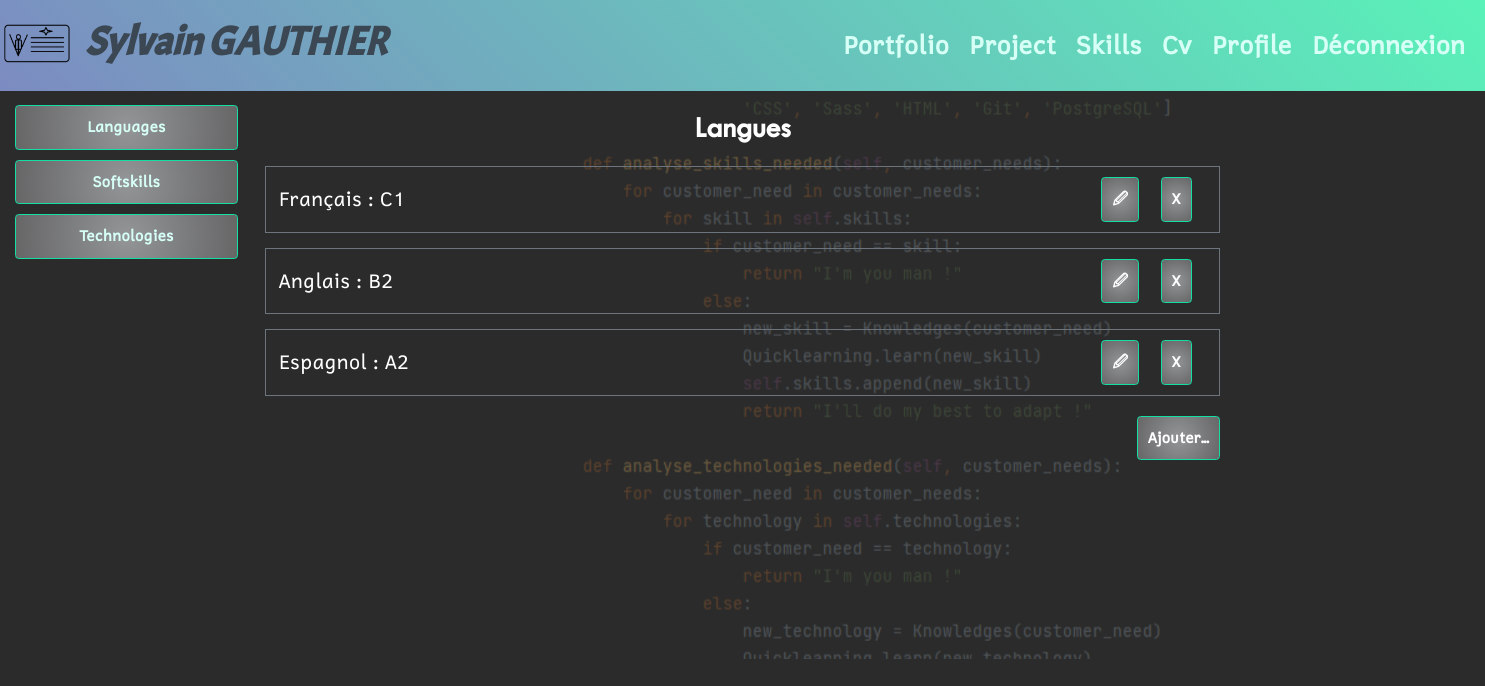
The app's page /skill/language/ (signed in) with its own data.
### users/models/customuser.py (models this page shows, shortened)
class CustomUser(AbstractUser):
    first_name = models.CharField(
        max_length=25,
        verbose_name='First name',
        blank=True
    )
    last_name = models.CharField(
        max_length=25,
        verbose_name='Last name'
    )
    email = models.EmailField(
        max_length=100,
        verbose_name='Email',
        unique=True
    )
    phone_number_regex = RegexValidator(
        regex='(0|\\+33|0033)[1-9][0-9]{8}'
    )
    phone = models.CharField(
        max_length=20,
        verbose_name='Phone',
        blank=True,
        validators=[phone_number_regex]
    )
    mobile = models.CharField(
        max_length=20,
        verbose_name='Mobile',
        blank=True,
        validators=[phone_number_regex]
    )
    birth_date = models.DateField(
        blank=True,
        null=True
    )
    number = models.PositiveIntegerField(
        validators=[MaxValueValidator(9999)],
        blank=True,
        null=True,
        verbose_name='Street number'
    )
    street = models.CharField(
        max_length=100,
        blank=True,
        null=True,
        verbose_name='Street name'
    )
    city = models.CharField(
        max_length=64,
        blank=True,
        null=True,
        verbose_name='City'
    )
    state = models.CharField(
        max_length=2,
        validators=[MinLengthValidator(2)],
        blank=True,
        null=True,
        verbose_name='State'
    )
    zip_code = models.PositiveIntegerField(
        validators=[MaxValueValidator(99999)],
        blank=True,
        null=True,
        verbose_name='Zip code'
    )
    country = CountryField(
        blank_label="(select country)",
        blank=True,
        null=True,
        verbose_name='Country'
    )
    linkedin_url = models.URLField(
        max_length=200,
        blank=True,
        null=True
    )
    git_url = models.URLField(
        max_length=200,
        blank=True,
        null=True
    )
    profile_photo = models.ImageField(
        verbose_name='photo de profile',
        default='default_profile.png'
    )
    guest_access_code = models.CharField(
        max_length=20,
        blank=True,
        null=True,
        verbose_name='Guest Access Code'
    )
    guest_access_code_set_at = models.DateTimeField(
        blank=True,
        null=True,
        verbose_name='Guest Access Code Set At'
    )
    IMAGE_MAX_SIZE = (215, 215)

### skill/models/language.py (models this page shows, shortened)
class Language(models.Model):
    title = models.CharField(
        verbose_name='language',
        max_length=40,
        blank=False,
        null=False
    )
    level = models.CharField(
        verbose_name='level',
        max_length=2,
        choices=LEVEL,
        default='A1'
    )
    user = models.ForeignKey(settings.AUTH_USER_MODEL,
                             null=True,
                             on_delete=models.CASCADE)

### skill/views/language_views.py (the view)
# urls.py: path('', cv_views.index, name='cv_home'),
@login_required
def index(request):
    languages = Language.objects.filter(
        Q(user=request.user)
    )
    return render(request,
                  'skill/languages_index.html',
                  context={'languages': languages}
                  )

### skill/templates/skill/languages_index.html
{% extends 'index.html' %}
{% block sidebar %}
    {% include 'skill/partials/skills_menu_snippet.html' %}
{% endblock sidebar %}
{% block content %}
    <div class="text-center">
        <h2>Langues</h2>
    </div>
    {% for instance in languages %}
        <div class="ticket border border-secondary m-4 p-2 row">
            <div class="align-self-center col-sm-6">
                {% include 'skill/partials/language_snippet.html' with language=instance %}
            </div>
            <div class="text-end col-sm-6">
                <a class="btn btn-secondary mt-2 mb-2 me-4" href="{% url 'skill:edit_language' instance.id %}">
                    🖉
                </a>
                <a class="btn btn-secondary mt-2 mb-2 me-4" href="{% url 'skill:delete_language' instance.id %}">
                    X
                </a>
            </div>
        </div>
    {% endfor %}
    <div class="text-end">
        <a class="btn btn-secondary mt-2 mb-2 me-4" href="{% url 'skill:create_language' %}">
            Ajouter...
        </a>
    </div>
{% endblock content %}

### templates/index.html (shortened to what this page needs)
<!DOCTYPE html>
{% load static %}
<html lang="fr">
<head>
    <link rel="stylesheet" href="{% static 'css/bootstrap.css' %}">
    <link rel="stylesheet" href="{% static 'css/style.css' %}">
    <link rel="stylesheet" type="text/css" href="{% static 'css/cv_printing.css' %}" media="print">
</head>
<body>
    {% if not access_code %}
    <header class="fixed-content">
        <nav class="navbar navbar-expand-sm">
            <a class="navbar-brand" href="{% url 'index' %}">
                <img src="{% static 'img/VcardOnline_logo.png' %}">
            </a>
        {% if user.is_authenticated %}
                <h1 class="header__logo">
                    {{ user.first_name }} {{ user.last_name }}
                </h1>
        {% else %}
                <h1 class="header__logo">
                    VP Card Online
                </h1>
        {% endif %}
            <div class="collapse navbar-collapse" id="navbarSupportedContent">
                <ul class="navbar-nav ms-auto mx-4">
                {% if user.is_authenticated %}
                    <li class="nav-item nav__link"> <a class="nav-link" href="{% url 'portfolio:portfolio_home' %}">Portfolio</a> </li>
                    <li class="nav-item nav__link"> <a class="nav-link" href="{% url 'project:project_home' %}">Project</a> </li>
                    <li class="nav-item nav__link"> <a class="nav-link" href="{% url 'skill:skill_home' %}">Skills</a> </li>
                    <li class="nav-item nav__link"> <a class="nav-link" href="{% url 'cv:cv_home' %}">Cv</a> </li>
                    <li class="nav-item nav__link"> <a class="nav-link" href="{% url 'users:profile_home' %}">Profile</a> </li>
                    <li class="nav-item nav__link"> <a class="nav-link" href="{% url 'users:logout' %}">Déconnexion</a> </li>
                {% else %}
                    <li class="nav-item nav__link"> <a class="nav-link" href="{% url 'access_code' %}">enter ID</a> </li>
                    <li class="nav-item nav__link"> <a class="nav-link" href="{% url 'users:login' %}">login</a> </li>
                    <li class="nav-item nav__link"> <a class="nav-link" href="{% url 'users:signup' %}">signup</a> </li>
                {% endif %}
                </ul>
            </div>
        </nav>
    </header>
    {% endif %}
    <div class="background-image kenburns-bottom-left"></div>
    <div class="mainscreen row">
        {% if user.is_authenticated or access_code %}
            {% if user.is_authenticated %}
            <div class="sidebar col-sm-2">
            {% else %}
            <div class="sidebar_portfolio sidebar_portfolio-shiny-border col-sm-4">
            {% endif %}
                {% block sidebar %}{% endblock sidebar %}
            </div>
            <div class="display col-sm-8">
        {% else %}
            <div class="display col-12">
        {% endif %}
        {% block content %}{% endblock content %}
        </div>
    </div>
</body>
</html>

### skill/templates/skill/partials/language_snippet.html
<div>
    {{ language.title }} : {{ language.level }}
</div>

### static/css/style.css (style rules this page uses)
.kenburns-bottom-left { -webkit-animation: kenburns-bottom-left 5s ease-out both; animation: kenburns-bottom-left 5s ease-out both; }
*, *::after, *::before { margin: 0; padding: 0; box-sizing: inherit; }
html { font-size: 62.5%; max-width: 100%; overflow-x: hidden; }
body { max-width: 100%; overflow-x: hidden; box-sizing: border-box; background: #2b2b2b; }
h1 { font-family: "acmeregular", sans-serif; font-weight: 900; font-size: 5rem; font-style: italic; }
h2 { font-family: "fontscorecomttwcenmt", sans-serif; font-weight: 900; font-size: 3rem; margin-bottom: 2rem; }
.fixed-content { top: 0; position: fixed; }
.background-image { position: absolute; background-image: url("../img/background_sga.png"); background-size: auto auto; background-position: center; background-repeat: no-repeat; width: 100%; height: 80%; opacity: 0.3; z-index: -1; }
body { font-family: "cadmanregular", sans-serif; color: black; font-size: 2rem; font-weight: 300; line-height: 1.7; }
header { width: 100%; height: auto; z-index: 3; }
header img { width: 75px; height: 75px; }
.header__logo { font-size: 4rem; color: #3c4754; }
.navbar { background: rgb(124, 139, 193); background: linear-gradient(45deg, rgb(124, 139, 193) 0%, rgb(89, 242, 184) 100%); }
.nav-item { display: inline; font-size: 2.5rem; margin-left: 1rem; }
.nav-item a { text-decoration: none; color: #D6FFF5; font-weight: 900; }
.btn { padding: 1rem; border: 0.1rem solid #15DEA5; color: #fff; font-size: 15px; font-weight: 900; background: #2b2b2b; background: radial-gradient(circle, rgb(147, 149, 150) 0%, rgb(102, 102, 103) 100%); cursor: pointer; transition: color 1s, background 1s; }
.mainscreen { color: #fff; margin-top: 110px; }
.display { margin: auto; }
.sidebar { background: #2b2b2b; justify-content: center; top: 10rem; position: fixed; z-index: 2; }

### static/css/cv_printing.css (style rules this page uses)
@media all { header, header__logo, header img, nav, button, .quote, footer { display: none; } }
@media all { html { font-size: 40%; } }
@media all { body { box-sizing: border-box; background: none; } }
@media all { h1 { font-family: "acmeregular", sans-serif; font-weight: 900; font-size: 16pt; font-style: italic; } }
@media all { h2 { font-family: "fontscorecomttwcenmt", sans-serif; font-weight: 900; font-size: 14pt; margin-bottom: 5pt; } }

### records on screen
CustomUser: first_name "Sylvain", last_name "GAUTHIER"
Language: title "Français", level "C1"
Language: title "Anglais", level "B2"
Language: title "Espagnol", level "A2"
